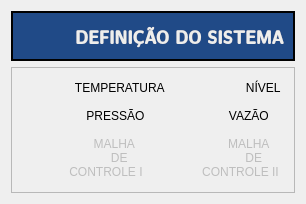
        <widget class="QWidget" name="System_page">
         <layout class="QVBoxLayout" name="verticalLayout_9">
          <item>
           <widget class="QFrame" name="frame_10">
            <property name="maximumSize">
             <size>
              <width>16777215</width>
              <height>68</height>
             </size>
            </property>
            <property name="styleSheet">
             <string notr="true">background-color: rgb(32, 74, 135);</string>
            </property>
            <property name="frameShape">
             <enum>QFrame::Box</enum>
            </property>
            <property name="frameShadow">
             <enum>QFrame::Plain</enum>
            </property>
            <property name="lineWidth">
             <number>2</number>
            </property>
            <layout class="QHBoxLayout" name="horizontalLayout_11">
             <item>
              <widget class="QLabel" name="label_19">
               <property name="maximumSize">
                <size>
                 <width>48</width>
                 <height>48</height>
                </size>
               </property>
               <property name="text">
                <string/>
               </property>
               <property name="pixmap">
                <pixmap resource="filter.qrc">:/icons/computer.svg</pixmap>
               </property>
               <property name="scaledContents">
                <bool>true</bool>
               </property>
              </widget>
             </item>
             <item>
              <widget class="QLabel" name="label_14">
               <property name="maximumSize">
                <size>
                 <width>16777215</width>
                 <height>50</height>
                </size>
               </property>
               <property name="font">
                <font>
                 <family>Latin Modern Sans Demi Cond</family>
                 <pointsize>14</pointsize>
                 <weight>75</weight>
                 <bold>true</bold>
                </font>
               </property>
               <property name="styleSheet">
                <string notr="true">background-color: rgb(32, 74, 135);
color: rgb(238, 238, 236);</string>
               </property>
               <property name="text">
                <string>  DEFINIÇÃO DO SISTEMA</string>
               </property>
               <property name="alignment">
                <set>Qt::AlignLeading|Qt::AlignLeft|Qt::AlignVCenter</set>
               </property>
              </widget>
             </item>
            </layout>
           </widget>
          </item>
          <item>
           <widget class="QFrame" name="frame_7">
            <property name="frameShape">
             <enum>QFrame::StyledPanel</enum>
            </property>
            <property name="frameShadow">
             <enum>QFrame::Raised</enum>
            </property>
            <layout class="QVBoxLayout" name="verticalLayout_7">
             <item>
              <layout class="QHBoxLayout" name="horizontalLayout_7">
               <item>
                <widget class="QPushButton" name="pushButton_16">
                 <property name="enabled">
                  <bool>true</bool>
                 </property>
                 <property name="text">
                  <string>               TEMPERATURA</string>
                 </property>
                 <property name="icon">
                  <iconset resource="filter.qrc">
                   <normaloff>:/icons/hot-thermometer.svg</normaloff>:/icons/hot-thermometer.svg</iconset>
                 </property>
                 <property name="iconSize">
                  <size>
                   <width>48</width>
                   <height>48</height>
                  </size>
                 </property>
                 <property name="flat">
                  <bool>true</bool>
                 </property>
                </widget>
               </item>
               <item>
                <widget class="QPushButton" name="pushButton_15">
                 <property name="enabled">
                  <bool>true</bool>
                 </property>
                 <property name="text">
                  <string>                    NÍVEL</string>
                 </property>
                 <property name="icon">
                  <iconset resource="filter.qrc">
                   <normaloff>:/icons/tank.svg</normaloff>:/icons/tank.svg</iconset>
                 </property>
                 <property name="iconSize">
                  <size>
                   <width>48</width>
                   <height>48</height>
                  </size>
                 </property>
                 <property name="flat">
                  <bool>true</bool>
                 </property>
                </widget>
               </item>
              </layout>
             </item>
             <item>
              <layout class="QHBoxLayout" name="horizontalLayout_8">
               <item>
                <widget class="QPushButton" name="pushButton_19">
                 <property name="enabled">
                  <bool>true</bool>
                 </property>
                 <property name="text">
                  <string>                  PRESSÃO</string>
                 </property>
                 <property name="icon">
                  <iconset resource="filter.qrc">
                   <normaloff>:/icons/icon.svg</normaloff>:/icons/icon.svg</iconset>
                 </property>
                 <property name="iconSize">
                  <size>
                   <width>48</width>
                   <height>48</height>
                  </size>
                 </property>
                 <property name="flat">
                  <bool>true</bool>
                 </property>
                </widget>
               </item>
               <item>
                <widget class="QPushButton" name="pushButton_20">
                 <property name="enabled">
                  <bool>true</bool>
                 </property>
                 <property name="text">
                  <string>                 VAZÃO</string>
                 </property>
                 <property name="icon">
                  <iconset resource="filter.qrc">
                   <normaloff>:/icons/gas-pipe.svg</normaloff>:/icons/gas-pipe.svg</iconset>
                 </property>
                 <property name="iconSize">
                  <size>
                   <width>48</width>
                   <height>48</height>
                  </size>
                 </property>
                 <property name="flat">
                  <bool>true</bool>
                 </property>
                </widget>
               </item>
              </layout>
             </item>
             <item>
              <layout class="QHBoxLayout" name="horizontalLayout_9">
               <property name="spacing">
                <number>5</number>
               </property>
               <item>
                <widget class="QPushButton" name="pushButton_18">
                 <property name="enabled">
                  <bool>false</bool>
                 </property>
                 <property name="text">
                  <string>                 MALHA
                    DE
            CONTROLE I</string>
                 </property>
                 <property name="icon">
                  <iconset resource="filter.qrc">
                   <normaloff>:/icons/industrial-robot.svg</normaloff>:/icons/industrial-robot.svg</iconset>
                 </property>
                 <property name="iconSize">
                  <size>
                   <width>48</width>
                   <height>48</height>
                  </size>
                 </property>
                 <property name="flat">
                  <bool>true</bool>
                 </property>
                </widget>
               </item>
               <item>
                <widget class="QPushButton" name="pushButton_17">
                 <property name="enabled">
                  <bool>false</bool>
                 </property>
                 <property name="text">
                  <string>                 MALHA
                    DE
            CONTROLE II</string>
                 </property>
                 <property name="icon">
                  <iconset resource="filter.qrc">
                   <normaloff>:/icons/industrial-robot.svg</normaloff>:/icons/industrial-robot.svg</iconset>
                 </property>
                 <property name="iconSize">
                  <size>
                   <width>48</width>
                   <height>48</height>
                  </size>
                 </property>
                 <property name="flat">
                  <bool>true</bool>
                 </property>
                </widget>
               </item>
              </layout>
             </item>
            </layout>
           </widget>
          </item>
         </layout>
        </widget>
